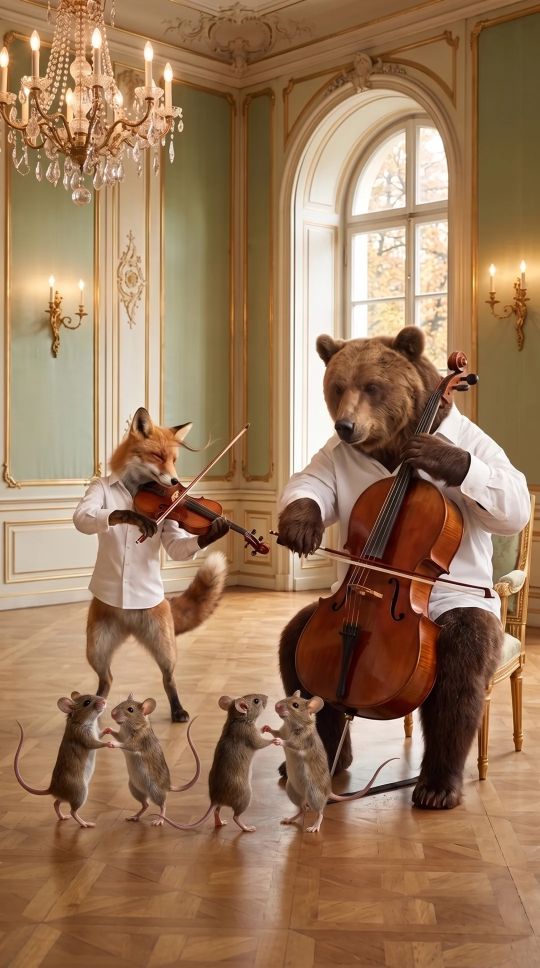
#> input picture runs/a60_20261007/upload/pics/classical_a60_car3_0ce26044.webp, 1080 x 1935 px, given in place of classical_a60_car3_0ce26044.webp.png, which was not available (shown at 1/2 size)
$ python theme60.py upload/pics/classical_a60_car3_0ce26044.webp
#> lines starting #> are read from the running program, lines starting #| are printed output that depends on the picture; pictures that were not available may be replaced by others from this repository, and a replacement may not be noted
# A60: the theme of a lab-only still picture, the same rule as A58 theme.py (one frame = the picture).
import json, sys
from PIL import Image
LIGHT, SPREAD, BAND, LIMIT = 225, 30, 0.06, 0.80
out = {}
for name in sys.argv[1:]:
    im = Image.open(f'pics/{name}.png').convert('RGB'); im = im.resize((180, round(180 * im.height / im.width))); w, h = im.size; px = im.load()
#> further down, im is the input picture: PIL image 1080x1935 RGB; mean R, G, B 155.2, 121.2, 90.9
#> after `im = im.resize((180, round(180 * im.height / im.width)))`:
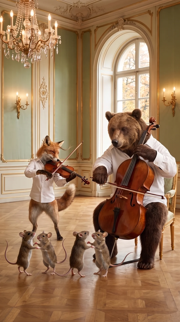
#> im: PIL image 180x322 RGB; mean R, G, B 155.2, 121.2, 90.9
#> after `w, h = im.size`: w = 180; h = 322
    bx, by = max(1, round(w * BAND)), max(1, round(h * BAND)); light = total = 0
#> after `bx, by = (max(1, round(w * BAND)), max(1, round(h * BAND)))`: bx = 11; by = 19
    for y in range(h):
        for x in range(w):
            if bx <= x < w - bx and by <= y < h - by: continue
            r, g, b = px[x, y]; total += 1
            if 0.299 * r + 0.587 * g + 0.114 * b >= LIGHT and max(r, g, b) - min(r, g, b) <= SPREAD: light += 1
#> after the loop, light = 120; total = 13088
    share = light / total
#> share = 0.00917
    out[name] = {'whiteShare': round(share, 3), 'theme': 'white' if share >= LIMIT else 'dark'}
    print(name, out[name])
#| upload/pics/classical_a60_car3_0ce26044.webp {'whiteShare': 0.009, 'theme': 'dark'}
json.dump(out, open('content/themes.json', 'w'), indent=1)

$ run again, on runs/a60_20261007/upload/pics/classical_a60_pic_3e7d888f.webp
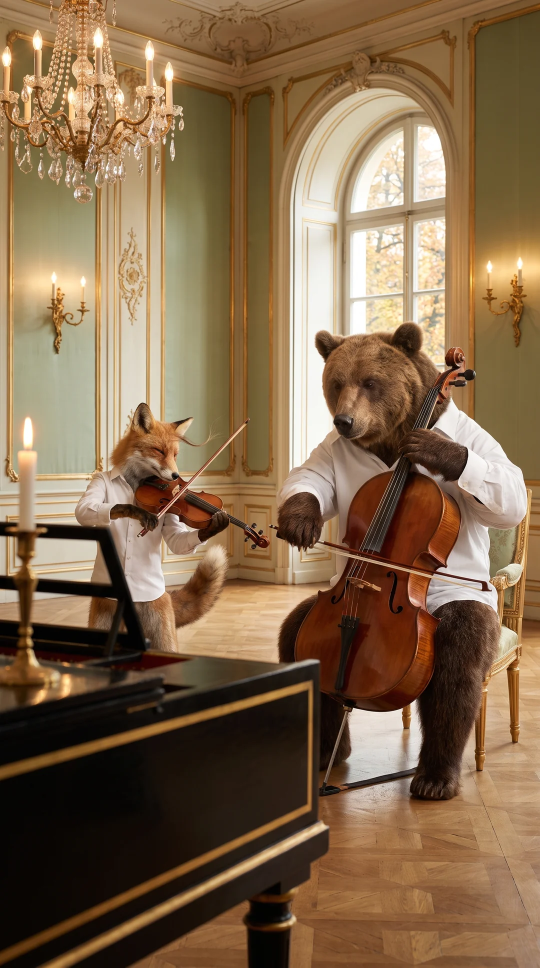
#> input picture runs/a60_20261007/upload/pics/classical_a60_pic_3e7d888f.webp, 1080 x 1935 px, given in place of classical_a60_pic_3e7d888f.webp.png, which was not available (shown at 1/2 size)
#> im is the input picture: PIL image 1080x1935 RGB; mean R, G, B 131.5, 105.1, 76.5
#> `im = im.resize((180, round(180 * im.height / im.width)))`:
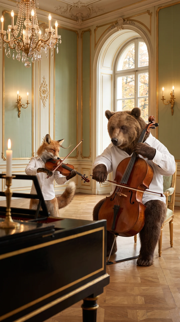
#> im: PIL image 180x322 RGB; mean R, G, B 131.5, 105.1, 76.5
#> after the loop `for y in range(h):`: light = 106; total = 13088
#> share = 0.0081
#| upload/pics/classical_a60_pic_3e7d888f.webp {'whiteShare': 0.008, 'theme': 'dark'}
